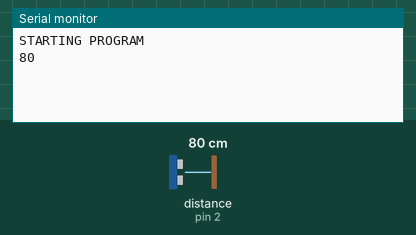
This sketch was run on a simulated Arduino Uno, built with avr-gcc and run on an emulated ATmega328P. Shown: the last lines printed to the serial monitor. Wiring (inferred from the names in the program): ultrasonic range finder: trigger pin 3; echo pin 2. The inputs (shaded band) are chosen by the test bench; at power-on: distance to the obstacle (sensor on pin 2) 80 cm. The echo pulse lasts 58.3 µs per cm.

Above: at 1.2 s.
1.3 s: distance to the obstacle (sensor on pin 2) set to 2 cm
At 2.5 s:
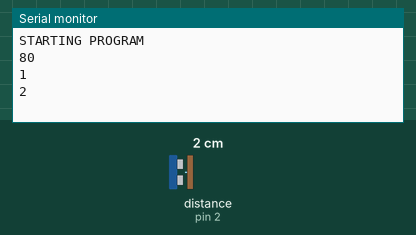
2.8 s: distance to the obstacle (sensor on pin 2) set to 4 cm
At 4.0 s:
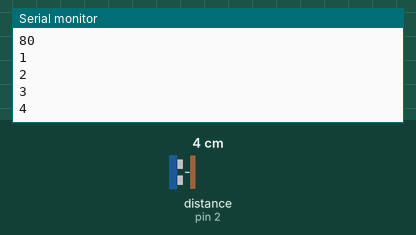
Timing chart, 0 to 5.8 s (numbered marks = the images above; inputs shaded):
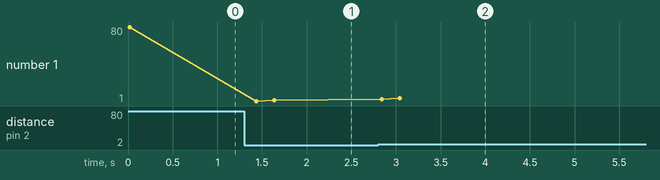

The sketch:

ultra_sonic.ino
```cpp
// MOHSEN SALARI 9711312
#define COMMUNICATION_SPEED 9600
#define ECHO_PIN 2
#define TRIGN_PIN 3
#define CHANGE_SENSE 50
#define MESSAGE_START "STARTING PROGRAM"
#define INTERVAL 200
#define TIME_TRIGGER 10
#define EXPRIMENT_NUM 57.68

uint32_t last_read = 0;

void setup()
{
    Serial.begin(COMMUNICATION_SPEED);
    Serial.println(MESSAGE_START);
    pinMode(TRIGN_PIN, OUTPUT);
    pinMode(ECHO_PIN, INPUT);
    //for reset
    digitalWrite(TRIGN_PIN, LOW);
}

void loop()
{
    uint32_t last_value = readSensor();
    if (abs(last_read - last_value) > CHANGE_SENSE)
    {
        updateData(last_value);
    }
    delay(INTERVAL);
}

uint32_t readSensor()
{

    digitalWrite(TRIGN_PIN, HIGH);
    delayMicroseconds(TIME_TRIGGER);
    digitalWrite(TRIGN_PIN, LOW);
    return pulseIn(ECHO_PIN, HIGH);
}

void updateData(int lastVlue)
{
    last_read = lastVlue;
    Serial.println((uint32_t)(last_read / EXPRIMENT_NUM));
}
```

Measured:
- after the input at 1.3 s, the serial monitor: prints a new line after 0.14 s (image 1)
- after the input at 2.8 s, the serial monitor: prints a new line at once (image 2)
- plotted number 1: 80 → 2 after the input at 1.3 s, 2 → 4 after the input at 2.8 s
